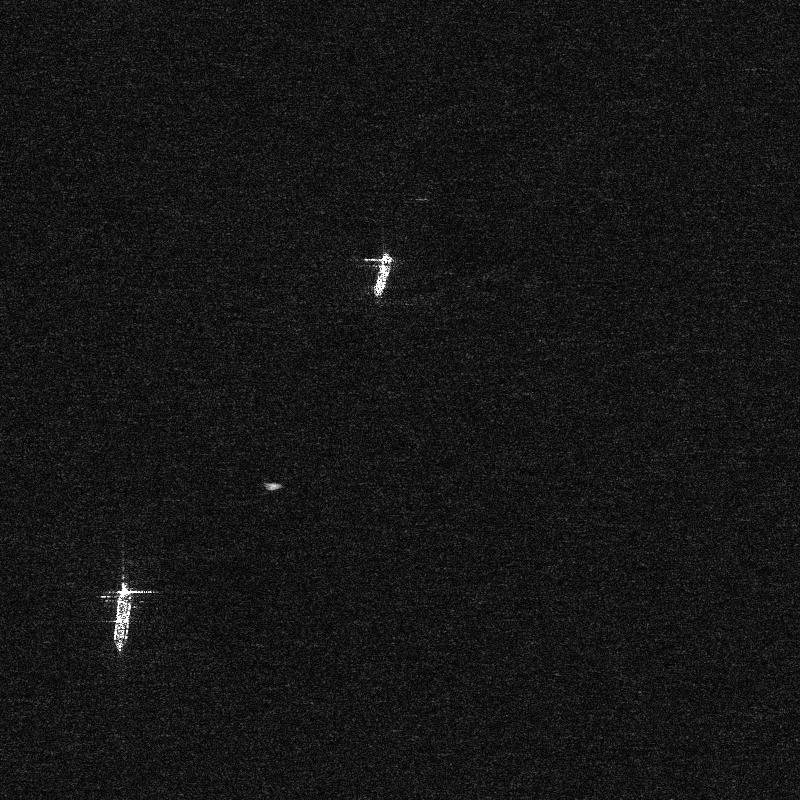
#> input picture gen_point_target_location/P0002_1800_2600_2400_3200.jpg, 800 x 800 px
$ python jpg_to_point_target.py
#> lines starting #> are read from the running program, lines starting #| are printed output that depends on the picture; long printed decimals are rounded
import json
import os

import cv2
import numpy as np
import matplotlib.pyplot as plt

JPG_NAME = "P0002_1800_2600_2400_3200.jpg"
ZERO_THRESHOLD = 150


def jpg_to_point_target(jpg_name, zero_threshold=ZERO_THRESHOLD):
    """Convert a grayscale JPG to a <name>.json point-target file in this directory.

    Pixel values below zero_threshold are set to 0.
    """
#> called with jpg_name = 'P0002_1800_2600_2400_3200.jpg', zero_threshold = 150
    base_dir = os.path.dirname(os.path.abspath(__file__))
    jpg_path = os.path.join(base_dir, jpg_name)
    scene_name = os.path.splitext(jpg_name)[0]

    img = cv2.imread(jpg_path, cv2.IMREAD_GRAYSCALE)
#> img is the input picture: shape (800, 800); min 0, max 255, mean 21.9
    img = np.where(img < zero_threshold, 0, img).astype(np.uint8)
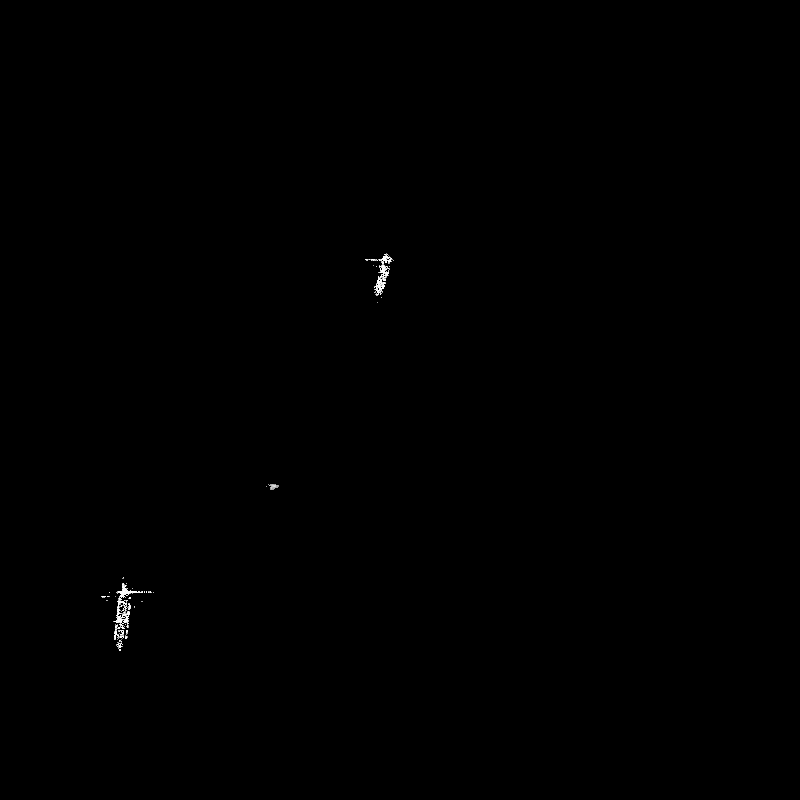
#> img: shape (800, 800); min 0, max 255, mean 0.3

    json_path = os.path.join(base_dir, scene_name + ".json")
    with open(json_path, "w") as f:
        json.dump(img.tolist(), f)
    print(f"Saved {json_path} — shape: {img.shape}")
#| Saved gen_point_target_location/P0002_1800_2600_2400_3200.json — shape: (800, 800)

    return scene_name, img


def count_zeros(data):
    """Count and print zero-valued elements in data; return (count, percentage)."""
    arr = np.array(data)
    num_zero = int((arr == 0).sum())
    total = arr.size
    percentage = (num_zero / total) * 100
    print(f"Number of zeros: {num_zero} ({percentage:.2f}%)")
    return num_zero, percentage


def plot_histogram(scene_name, data):
    """Save a 256-bin intensity histogram of data to <scene_name>_hist.png."""
    base_dir = os.path.dirname(os.path.abspath(__file__))
    flat = np.array(data).flatten()
    print(f"Mean: {np.mean(flat)}")
    counts, _ = np.histogram(flat, bins=256, range=(0, 256))
    plt.plot(counts)
    plt.xlabel("value")
    plt.ylabel("count")
    plt.grid()
    plt.savefig(os.path.join(base_dir, scene_name + "_hist.png"))
    plt.clf()


def plot_scene(scene_name, data=None):
    """Load a scene JSON from this directory if data is None, and save it as a viridis imshow PNG."""
    base_dir = os.path.dirname(os.path.abspath(__file__))
    if data is None:
        with open(os.path.join(base_dir, scene_name + ".json"), "r") as f:
            data = json.load(f)
    arr = np.flipud(np.array(data))
    print(arr.shape)
    plt.imshow(arr, origin="lower", cmap="viridis")
    plt.xlabel("range")
    plt.ylabel("azimuth")
    plt.colorbar()
    plt.savefig(os.path.join(base_dir, scene_name + ".png"), dpi=300, bbox_inches="tight")
    plt.clf()


if __name__ == "__main__":
    scene_name, img = jpg_to_point_target(JPG_NAME)
#> scene_name = 'P0002_1800_2600_2400_3200'
    count_zeros(img)
#> in count_zeros, `num_zero = int((arr == 0).sum())`: num_zero = 639073
#> in count_zeros, `percentage = (num_zero / total) * 100`: percentage = 99.86
#| Number of zeros: 639073 (99.86%)
    plot_histogram(scene_name, img)
#| Mean: 0.3294
#> in plot_histogram, `counts, _ = np.histogram(flat, bins=256, range=(0, 256))`: counts = 256 values, max 639073 at index 0, min 0 at index 1, mean 2500
#> in plot_histogram, `plt.savefig(os.path.join(base_dir, scene_name + "_hist.png"))`:
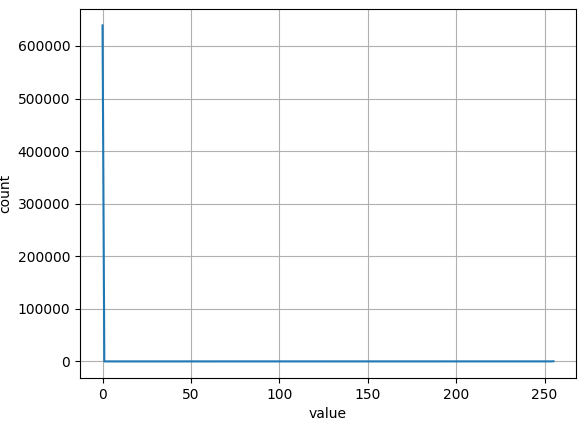
#> figure drawn by matplotlib, 1 panel; curve peaks at x = 0, y = 639073
    plot_scene(scene_name, data=img)
#| (800, 800)
#> in plot_scene, `plt.savefig(os.path.join(base_dir, scene_name + ".png"), dpi=300, bbox..`:
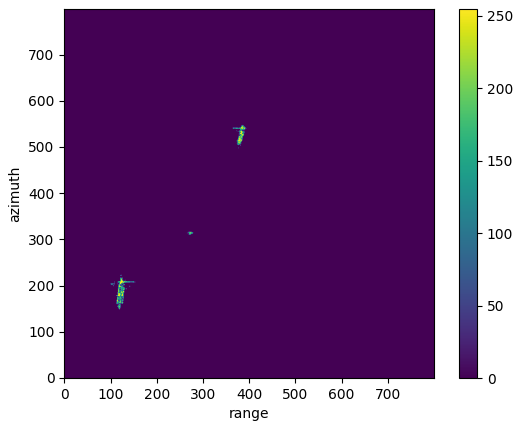
#> figure drawn by matplotlib, 2 panels

$ run again, with gen_point_target_location/bbox_overlay_point_target.png saved as gen_point_target_location/P0002_1800_2600_2400_3200.jpg
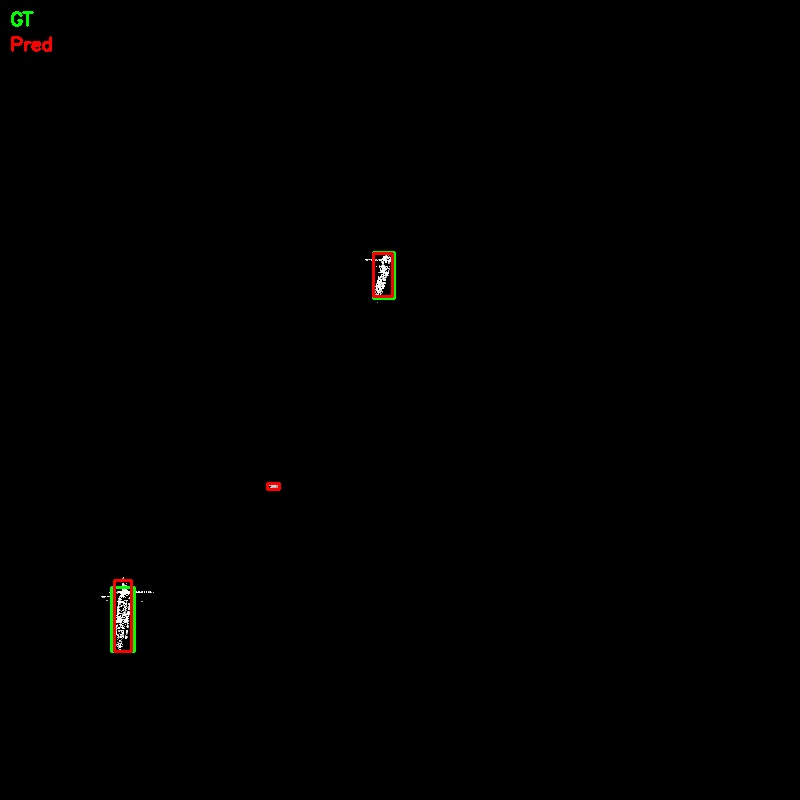
#> input picture gen_point_target_location/bbox_overlay_point_target.png, 800 x 800 px
#| Saved gen_point_target_location/P0002_1800_2600_2400_3200.json — shape: (800, 800)
#> scene_name = 'P0002_1800_2600_2400_3200'
#> num_zero = 638630
#> percentage = 99.79
#| Number of zeros: 638630 (99.79%)
#| Mean: 0.4227
#> counts = 256 values, max 638630 at index 0, min 0 at index 1, mean 2500
#> in plot_histogram, `plt.savefig(os.path.join(base_dir, scene_name + "_hist.png"))`:
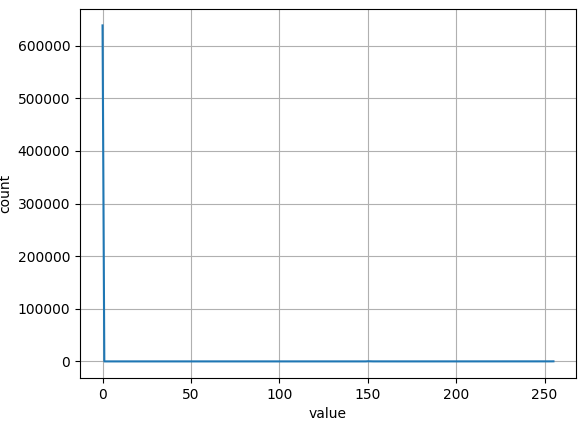
#> figure drawn by matplotlib, 1 panel; curve peaks at x = 0, y = 638630
#| (800, 800)
